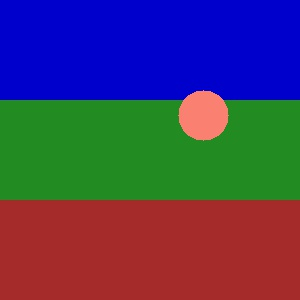
#> input picture assignments/PS5/input_images/circle/0008.jpg, 300 x 300 px
$ python experiment.py   (Python 2 division)   (older library calls are emulated)
#> lines starting #> are read from the running program, lines starting #| are printed output that depends on the picture
### assignments/PS5/ps5.py
"""
CS6476 Problem Set 5 imports. Only Numpy and cv2 are allowed.
"""
import numpy as np
import cv2


# Assignment code
class KalmanFilter(object):
    """A Kalman filter tracker"""

    def __init__(self, init_x, init_y, Q=0.1 * np.eye(4), R=0.1 * np.eye(2)):
        """Initializes the Kalman Filter

        Args:
            init_x (int or float): Initial x position.
            init_y (int or float): Initial y position.
            Q (numpy.array): Process noise array.
            R (numpy.array): Measurement noise array.
        """
        # State vector (X) with the initial x and y values.,x
        self.state = np.matrix([[init_x], [init_y], [0.], [0.]])  # state

        # Covariance 4x4 array () initialized with a diagonal matrix with some value.
        self.I = np.array([[1.,0.,0.,0.],[0.,1.,0.,0.],[0.,0.,1.,0.],[0.,0.,0.,1.]])

        # 4x4 state transition matrix Dt, F
        dt = 0.1
        self.Dt =  np.matrix([[1.,0.,dt,0],[0.,1.,0.,dt],[0.,0.,1.,0.],[0.,0.,0.,1.]])

        # 2x4 measurement matrix Mt
        # measurement function Mt
        self.Mt = np.matrix([[1.,0.,0.,0.],[0.,1.,0.,0.]])

        # 4x4 process noise matrix dt

        self.dt = Q

        # 2x2 measurement noise matrix mt, R

        self.mt =  R

        # P ....
        self.P =  np.matrix([[1000.,0.,0.,0.],[0.,1000.,0.,0.],[0.,0.,1000.,0.],[0.,0.,0.,1000.]])

        # raise NotImplementedError

    def predict(self):

        self.state = self.Dt * self.state
        self.P = self.Dt * self.P * self.Dt.transpose() + self.dt


        # raise NotImplementedError

    def correct(self, meas_x, meas_y):
        # Y are the measurements at time t
        Y = np.matrix([meas_x, meas_y])
        S = self.Mt * self.P * self.Mt.transpose() + self.mt
        # Kalman Gain K
        K = self.P * self.Mt.transpose() * np.linalg.inv(S)
        y = Y.transpose() - (self.Mt * self.state)
        self.state = self.state + (K * y)
        self.P = (self.I - (K * self.Mt)) * self.P

        # raise NotImplementedError

    def process(self, measurement_x, measurement_y):

        self.predict()
        self.correct(measurement_x, measurement_y)
        res1 = self.state[0,0]
        res2 = self.state[1,0]

        return res1, res2


class ParticleFilter(object):
    """A particle filter tracker.

    Encapsulating state, initialization and update methods. Refer to
    the method run_particle_filter( ) in experiment.py to understand
    how this class and methods work.
    """

    # [414 lines left out: functions __init__, get_particles, get_weights, get_error_metric, particleInitial, particleInitialMD and 7 more, not called in this run]


        # Complete the rest of the code as instructed.
        # raise NotImplementedError


class AppearanceModelPF(ParticleFilter):
    """A variation of particle filter tracker."""

    # [13 lines left out: function __init__, not called in this run]
        # If you want to add more parameters, make sure you set a default value so that
        # your test doesn't fail the autograder because of an unknown or None value.
        #
        # The way to do it is:
        # self.some_parameter_name = kwargs.get('parameter_name', default_value)

    # def process(self, frame):
    #     """Processes a video frame (image) and updates the filter's state.
    #
    #     This process is also inherited from ParticleFilter. Depending on your
    #     implementation, you may comment out this function and use helper
    #     methods that implement the "Appearance Model" procedure.
    #
    #     Args:
    #         frame (numpy.array): color BGR uint8 image of current video frame, values in [0, 255].
    #
    #     Returns:
    #         None.
    #     """


        # raise NotImplementedError


class MDParticleFilter(AppearanceModelPF):
    """A variation of particle filter tracker that incorporates more dynamics."""

    # [15 lines left out: function __init__, not called in this run]

    # def process(self, frame):
    #     """Processes a video frame (image) and updates the filter's state.
    #
    #     This process is also inherited from ParticleFilter. Depending on your
    #     implementation, you may comment out this function and use helper
    #     methods that implement the "More Dynamics" procedure.
    #
    #     Args:
    #         frame (numpy.array): color BGR uint8 image of current video frame,
    #                              values in [0, 255].
    #
    #     Returns:
    #         None.
    #     """
        # raise NotImplementedError

### assignments/PS5/experiment.py
"""Problem Set 5: Object Tracking and Pedestrian Detection"""

import cv2
import ps5
import os
import numpy as np

# I/O directories
input_dir = "input_images"
output_dir = "output"

NOISE_1 = {'x': 2.5, 'y': 2.5}
NOISE_2 = {'x': 7.5, 'y': 7.5}


# Helper code
# [70 lines left out: function run_particle_filter, not called in this run]


def run_kalman_filter(kf, imgs_dir, noise, sensor, save_frames={},
                      template_loc=None):

#> called with imgs_dir = 'input_images/circle', sensor = 'matching'
    imgs_list = [f for f in os.listdir(imgs_dir)
                 if f[0] != '.' and f.endswith('.jpg')]

    frame_num = 0

    if sensor == "hog":
        hog = cv2.HOGDescriptor()
        hog.setSVMDetector(cv2.HOGDescriptor_getDefaultPeopleDetector())

    elif sensor == "matching":
        frame = cv2.imread(os.path.join(imgs_dir, imgs_list[0]))
#> frame is the input picture: shape (300, 300, 3); mean B, G, R 94.6, 60.9, 71.2
        template = frame[template_loc['y']:
                         template_loc['y'] + template_loc['h'],
                         template_loc['x']:
                         template_loc['x'] + template_loc['w']]
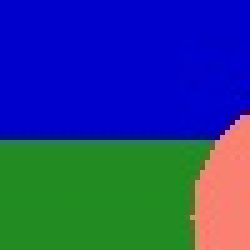
#> template: shape (50, 50, 3) (shown 5 times larger); mean B, G, R 135.5, 61.4, 36.5

    else:
        raise ValueError("Unknown sensor name. Choose between 'hog' or "
                         "'matching'")

    for img in imgs_list:

        frame = cv2.imread(os.path.join(imgs_dir, img))

        # Sensor
        if sensor == "hog":
            (rects, weights) = hog.detectMultiScale(frame, winStride=(4, 4),
                                                    padding=(8, 8), scale=1.05)

            if len(weights) > 0:
                max_w_id = np.argmax(weights)
                z_x, z_y, z_w, z_h = rects[max_w_id]

                z_x += z_w // 2
                z_y += z_h // 2

                z_x += np.random.normal(0, noise['x'])
                z_y += np.random.normal(0, noise['y'])

        elif sensor == "matching":
            corr_map = cv2.matchTemplate(frame, template, cv2.cv.CV_TM_SQDIFF)
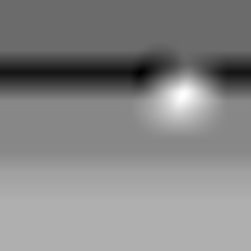
#> corr_map: shape (251, 251) float32; min 4, max 149003712, mean 78376112; drawn with min black and max white
            z_y, z_x = np.unravel_index(np.argmin(corr_map), corr_map.shape)
#> z_y = 72; z_x = 140

            z_w = template_loc['w']
            z_h = template_loc['h']

            z_x += z_w // 2 + np.random.normal(0, noise['x'])
#> z_x = 178.2
            z_y += z_h // 2 + np.random.normal(0, noise['y'])
#> z_y = 100

        x, y = kf.process(z_x, z_y)
#> in correct, `Y = np.matrix([meas_x, meas_y])`: Y = [[178.2, 100]]
#> in correct, `y = Y.transpose() - (self.Mt * self.state)`: y = [[38.23], [28]]
#> in correct, `self.state = self.state + (K * y)`: self.state = [[178.2], [100], [3.78], [2.77]]
#> in process, `res1 = self.state[0,0]`: res1 = 178.2
#> in process, `res2 = self.state[1,0]`: res2 = 100
#> x = 178.2; y = 100

        if False:  # For debugging, it displays every frame
            out_frame = frame.copy()
            cv2.circle(out_frame, (int(z_x), int(z_y)), 20, (0, 0, 255), 2)
            cv2.circle(out_frame, (int(x), int(y)), 10, (255, 0, 0), 2)
            cv2.rectangle(out_frame, (int(z_x) - z_w // 2, int(z_y) - z_h // 2),
                          (int(z_x) + z_w // 2, int(z_y) + z_h // 2),
                          (0, 0, 255), 2)

            cv2.imshow('Tracking', out_frame)
            cv2.waitKey(1)

        # Render and save output, if indicated
        if frame_num in save_frames:
            frame_out = frame.copy()
            cv2.circle(frame_out, (int(x), int(y)), 10, (255, 0, 0), 2)
            cv2.imwrite(save_frames[frame_num], frame_out)

        # Update frame number
        frame_num += 1
        if frame_num % 20 == 0:
            print 'Working on frame %d' % frame_num


def part_1b():
    print "Part 1b"

    template_loc = {'y': 72, 'x': 140, 'w': 50, 'h': 50}

    # Define process and measurement arrays if you want to use other than the
    # default. Pass them to KalmanFilter.
    Q = None  # Process noise array
    R = None  # Measurement noise array

    kf = ps5.KalmanFilter(template_loc['x'], template_loc['y'])

    save_frames = {10: os.path.join(output_dir, 'ps5-1-b-1.png'),
                   30: os.path.join(output_dir, 'ps5-1-b-2.png'),
                   59: os.path.join(output_dir, 'ps5-1-b-3.png'),
                   99: os.path.join(output_dir, 'ps5-1-b-4.png')}

    run_kalman_filter(kf,
                      os.path.join(input_dir, "circle"),
                      NOISE_2,
                      "matching",
                      save_frames,
                      template_loc)


def part_1c():
    print "Part 1c"

    init_pos = {'x': 311, 'y': 217}

    # Define process and measurement arrays if you want to use other than the
    # default. Pass them to KalmanFilter.
    Q = None  # Process noise array
    R = None  # Measurement noise array

    kf = ps5.KalmanFilter(init_pos['x'], init_pos['y'])

    save_frames = {10: os.path.join(output_dir, 'ps5-1-c-1.png'),
                   33: os.path.join(output_dir, 'ps5-1-c-2.png'),
                   84: os.path.join(output_dir, 'ps5-1-c-3.png'),
                   159: os.path.join(output_dir, 'ps5-1-c-4.png')}

    run_kalman_filter(kf,
                      os.path.join(input_dir, "walking"),
                      NOISE_1,
                      "hog",
                      save_frames)


# [429 lines left out: functions part_2a, part_2b, part_3, part_4, part_5, part_6, not called in this run]


    # raise NotImplementedError

if __name__ == '__main__':
    part_1b()
#> (the run stopped early here; a loop or call above may not have finished)
